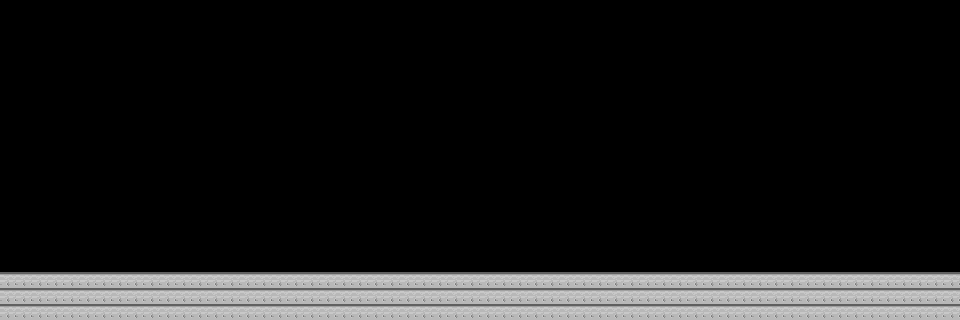

Rendered tile map (Tiled .tmx) drawn with the repository's tilesets; below, a short description and the full map source, tile grids included:
An orthogonal 60x20 tile map with 16x16 px tiles, 2 tile layers (terrain, solid) and 1 object (spawn).

<map version="1.4" tiledversion="1.4.3" orientation="orthogonal" renderorder="right-down" width="60" height="20" tilewidth="16" tileheight="16" infinite="0" nextlayerid="4" nextobjectid="2">
 <tileset firstgid="1" name="tiles" tilewidth="16" tileheight="16" tilecount="1455" columns="97">
  <image source="../AS2_source/effects_UI_tiles/tiles.png" width="1564" height="251" />
 </tileset>
 <layer id="1" name="terrain" width="60" height="20">
  <data encoding="csv">
0,0,0,0,0,0,0,0,0,0,0,0,0,0,0,0,0,0,0,0,0,0,0,0,0,0,0,0,0,0,0,0,0,0,0,0,0,0,0,0,0,0,0,0,0,0,0,0,0,0,0,0,0,0,0,0,0,0,0,0,
0,0,0,0,0,0,0,0,0,0,0,0,0,0,0,0,0,0,0,0,0,0,0,0,0,0,0,0,0,0,0,0,0,0,0,0,0,0,0,0,0,0,0,0,0,0,0,0,0,0,0,0,0,0,0,0,0,0,0,0,
0,0,0,0,0,0,0,0,0,0,0,0,0,0,0,0,0,0,0,0,0,0,0,0,0,0,0,0,0,0,0,0,0,0,0,0,0,0,0,0,0,0,0,0,0,0,0,0,0,0,0,0,0,0,0,0,0,0,0,0,
0,0,0,0,0,0,0,0,0,0,0,0,0,0,0,0,0,0,0,0,0,0,0,0,0,0,0,0,0,0,0,0,0,0,0,0,0,0,0,0,0,0,0,0,0,0,0,0,0,0,0,0,0,0,0,0,0,0,0,0,
0,0,0,0,0,0,0,0,0,0,0,0,0,0,0,0,0,0,0,0,0,0,0,0,0,0,0,0,0,0,0,0,0,0,0,0,0,0,0,0,0,0,0,0,0,0,0,0,0,0,0,0,0,0,0,0,0,0,0,0,
0,0,0,0,0,0,0,0,0,0,0,0,0,0,0,0,0,0,0,0,0,0,0,0,0,0,0,0,0,0,0,0,0,0,0,0,0,0,0,0,0,0,0,0,0,0,0,0,0,0,0,0,0,0,0,0,0,0,0,0,
0,0,0,0,0,0,0,0,0,0,0,0,0,0,0,0,0,0,0,0,0,0,0,0,0,0,0,0,0,0,0,0,0,0,0,0,0,0,0,0,0,0,0,0,0,0,0,0,0,0,0,0,0,0,0,0,0,0,0,0,
0,0,0,0,0,0,0,0,0,0,0,0,0,0,0,0,0,0,0,0,0,0,0,0,0,0,0,0,0,0,0,0,0,0,0,0,0,0,0,0,0,0,0,0,0,0,0,0,0,0,0,0,0,0,0,0,0,0,0,0,
0,0,0,0,0,0,0,0,0,0,0,0,0,0,0,0,0,0,0,0,0,0,0,0,0,0,0,0,0,0,0,0,0,0,0,0,0,0,0,0,0,0,0,0,0,0,0,0,0,0,0,0,0,0,0,0,0,0,0,0,
0,0,0,0,0,0,0,0,0,0,0,0,0,0,0,0,0,0,0,0,0,0,0,0,0,0,0,0,0,0,0,0,0,0,0,0,0,0,0,0,0,0,0,0,0,0,0,0,0,0,0,0,0,0,0,0,0,0,0,0,
0,0,0,0,0,0,0,0,0,0,0,0,0,0,0,0,0,0,0,0,0,0,0,0,0,0,0,0,0,0,0,0,0,0,0,0,0,0,0,0,0,0,0,0,0,0,0,0,0,0,0,0,0,0,0,0,0,0,0,0,
0,0,0,0,0,0,0,0,0,0,0,0,0,0,0,0,0,0,0,0,0,0,0,0,0,0,0,0,0,0,0,0,0,0,0,0,0,0,0,0,0,0,0,0,0,0,0,0,0,0,0,0,0,0,0,0,0,0,0,0,
0,0,0,0,0,0,0,0,0,0,0,0,0,0,0,0,0,0,0,0,0,0,0,0,0,0,0,0,0,0,0,0,0,0,0,0,0,0,0,0,0,0,0,0,0,0,0,0,0,0,0,0,0,0,0,0,0,0,0,0,
0,0,0,0,0,0,0,0,0,0,0,0,0,0,0,0,0,0,0,0,0,0,0,0,0,0,0,0,0,0,0,0,0,0,0,0,0,0,0,0,0,0,0,0,0,0,0,0,0,0,0,0,0,0,0,0,0,0,0,0,
0,0,0,0,0,0,0,0,0,0,0,0,0,0,0,0,0,0,0,0,0,0,0,0,0,0,0,0,0,0,0,0,0,0,0,0,0,0,0,0,0,0,0,0,0,0,0,0,0,0,0,0,0,0,0,0,0,0,0,0,
0,0,0,0,0,0,0,0,0,0,0,0,0,0,0,0,0,0,0,0,0,0,0,0,0,0,0,0,0,0,0,0,0,0,0,0,0,0,0,0,0,0,0,0,0,0,0,0,0,0,0,0,0,0,0,0,0,0,0,0,
0,0,0,0,0,0,0,0,0,0,0,0,0,0,0,0,0,0,0,0,0,0,0,0,0,0,0,0,0,0,0,0,0,0,0,0,0,0,0,0,0,0,0,0,0,0,0,0,0,0,0,0,0,0,0,0,0,0,0,0,
1,1,1,1,1,1,1,1,1,1,1,1,1,1,1,1,1,1,1,1,1,1,1,1,1,1,1,1,1,1,1,1,1,1,1,1,1,1,1,1,1,1,1,1,1,1,1,1,1,1,1,1,1,1,1,1,1,1,1,1,
1,1,1,1,1,1,1,1,1,1,1,1,1,1,1,1,1,1,1,1,1,1,1,1,1,1,1,1,1,1,1,1,1,1,1,1,1,1,1,1,1,1,1,1,1,1,1,1,1,1,1,1,1,1,1,1,1,1,1,1,
1,1,1,1,1,1,1,1,1,1,1,1,1,1,1,1,1,1,1,1,1,1,1,1,1,1,1,1,1,1,1,1,1,1,1,1,1,1,1,1,1,1,1,1,1,1,1,1,1,1,1,1,1,1,1,1,1,1,1,1
</data>
 </layer>
 <layer id="2" name="solid" width="60" height="20" opacity="0">
  <data encoding="csv">
0,0,0,0,0,0,0,0,0,0,0,0,0,0,0,0,0,0,0,0,0,0,0,0,0,0,0,0,0,0,0,0,0,0,0,0,0,0,0,0,0,0,0,0,0,0,0,0,0,0,0,0,0,0,0,0,0,0,0,0,
0,0,0,0,0,0,0,0,0,0,0,0,0,0,0,0,0,0,0,0,0,0,0,0,0,0,0,0,0,0,0,0,0,0,0,0,0,0,0,0,0,0,0,0,0,0,0,0,0,0,0,0,0,0,0,0,0,0,0,0,
0,0,0,0,0,0,0,0,0,0,0,0,0,0,0,0,0,0,0,0,0,0,0,0,0,0,0,0,0,0,0,0,0,0,0,0,0,0,0,0,0,0,0,0,0,0,0,0,0,0,0,0,0,0,0,0,0,0,0,0,
0,0,0,0,0,0,0,0,0,0,0,0,0,0,0,0,0,0,0,0,0,0,0,0,0,0,0,0,0,0,0,0,0,0,0,0,0,0,0,0,0,0,0,0,0,0,0,0,0,0,0,0,0,0,0,0,0,0,0,0,
0,0,0,0,0,0,0,0,0,0,0,0,0,0,0,0,0,0,0,0,0,0,0,0,0,0,0,0,0,0,0,0,0,0,0,0,0,0,0,0,0,0,0,0,0,0,0,0,0,0,0,0,0,0,0,0,0,0,0,0,
0,0,0,0,0,0,0,0,0,0,0,0,0,0,0,0,0,0,0,0,0,0,0,0,0,0,0,0,0,0,0,0,0,0,0,0,0,0,0,0,0,0,0,0,0,0,0,0,0,0,0,0,0,0,0,0,0,0,0,0,
0,0,0,0,0,0,0,0,0,0,0,0,0,0,0,0,0,0,0,0,0,0,0,0,0,0,0,0,0,0,0,0,0,0,0,0,0,0,0,0,0,0,0,0,0,0,0,0,0,0,0,0,0,0,0,0,0,0,0,0,
0,0,0,0,0,0,0,0,0,0,0,0,0,0,0,0,0,0,0,0,0,0,0,0,0,0,0,0,0,0,0,0,0,0,0,0,0,0,0,0,0,0,0,0,0,0,0,0,0,0,0,0,0,0,0,0,0,0,0,0,
0,0,0,0,0,0,0,0,0,0,0,0,0,0,0,0,0,0,0,0,0,0,0,0,0,0,0,0,0,0,0,0,0,0,0,0,0,0,0,0,0,0,0,0,0,0,0,0,0,0,0,0,0,0,0,0,0,0,0,0,
0,0,0,0,0,0,0,0,0,0,0,0,0,0,0,0,0,0,0,0,0,0,0,0,0,0,0,0,0,0,0,0,0,0,0,0,0,0,0,0,0,0,0,0,0,0,0,0,0,0,0,0,0,0,0,0,0,0,0,0,
0,0,0,0,0,0,0,0,0,0,0,0,0,0,0,0,0,0,0,0,0,0,0,0,0,0,0,0,0,0,0,0,0,0,0,0,0,0,0,0,0,0,0,0,0,0,0,0,0,0,0,0,0,0,0,0,0,0,0,0,
0,0,0,0,0,0,0,0,0,0,0,0,0,0,0,0,0,0,0,0,0,0,0,0,0,0,0,0,0,0,0,0,0,0,0,0,0,0,0,0,0,0,0,0,0,0,0,0,0,0,0,0,0,0,0,0,0,0,0,0,
0,0,0,0,0,0,0,0,0,0,0,0,0,0,0,0,0,0,0,0,0,0,0,0,0,0,0,0,0,0,0,0,0,0,0,0,0,0,0,0,0,0,0,0,0,0,0,0,0,0,0,0,0,0,0,0,0,0,0,0,
0,0,0,0,0,0,0,0,0,0,0,0,0,0,0,0,0,0,0,0,0,0,0,0,0,0,0,0,0,0,0,0,0,0,0,0,0,0,0,0,0,0,0,0,0,0,0,0,0,0,0,0,0,0,0,0,0,0,0,0,
0,0,0,0,0,0,0,0,0,0,0,0,0,0,0,0,0,0,0,0,0,0,0,0,0,0,0,0,0,0,0,0,0,0,0,0,0,0,0,0,0,0,0,0,0,0,0,0,0,0,0,0,0,0,0,0,0,0,0,0,
0,0,0,0,0,0,0,0,0,0,0,0,0,0,0,0,0,0,0,0,0,0,0,0,0,0,0,0,0,0,0,0,0,0,0,0,0,0,0,0,0,0,0,0,0,0,0,0,0,0,0,0,0,0,0,0,0,0,0,0,
0,0,0,0,0,0,0,0,0,0,0,0,0,0,0,0,0,0,0,0,0,0,0,0,0,0,0,0,0,0,0,0,0,0,0,0,0,0,0,0,0,0,0,0,0,0,0,0,0,0,0,0,0,0,0,0,0,0,0,0,
1,1,1,1,1,1,1,1,1,1,1,1,1,1,1,1,1,1,1,1,1,1,1,1,1,1,1,1,1,1,1,1,1,1,1,1,1,1,1,1,1,1,1,1,1,1,1,1,1,1,1,1,1,1,1,1,1,1,1,1,
1,1,1,1,1,1,1,1,1,1,1,1,1,1,1,1,1,1,1,1,1,1,1,1,1,1,1,1,1,1,1,1,1,1,1,1,1,1,1,1,1,1,1,1,1,1,1,1,1,1,1,1,1,1,1,1,1,1,1,1,
1,1,1,1,1,1,1,1,1,1,1,1,1,1,1,1,1,1,1,1,1,1,1,1,1,1,1,1,1,1,1,1,1,1,1,1,1,1,1,1,1,1,1,1,1,1,1,1,1,1,1,1,1,1,1,1,1,1,1,1
</data>
 </layer>
 <objectgroup id="3" name="objects">
  <object id="1" name="player_spawn" type="spawn" x="64" y="256">
   <point />
  </object>
 </objectgroup>
</map>
